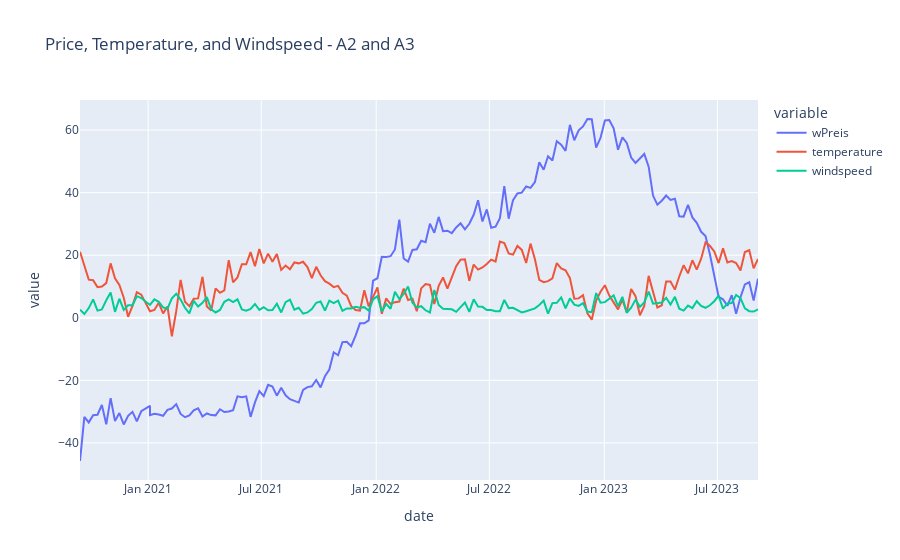

The code cell stored with this chart in its notebook:
### Code cell
# Convert columns to numeric type (handling any non-numeric values)
df_A2A3[['wPreis', 'temperature', 'windspeed']] = df_A2A3[['wPreis', 'temperature', 'windspeed']].apply(pd.to_numeric, errors='coerce')

# Create a line plot
fig = px.line(df_A2A3, x='date', y=['wPreis', 'temperature', 'windspeed'],
              title='Price, Temperature, and Windspeed - A2 and A3')

# Show the plot
fig.show()

### Figure 1 — Plotly figure (JSON) as saved in the notebook; plotly's stock layout.template omitted (floating-point values rounded to 4 significant figures; data arrays with more than 128 entries replaced by an {"elided": "..."} marker saying what was removed)
{"data": [{"hovertemplate": "variable=wPreis<br>date=%{x}<br>value=%{y}<extra></extra>", "legendgroup": "wPreis", "line": {"color": "#636efa", "dash": "solid"}, "marker": {"symbol": "circle"}, "mode": "lines", "name": "wPreis", "orientation": "v", "showlegend": true, "type": "scatter", "x": {"elided": "156 str values"}, "xaxis": "x", "y": {"elided": "156 float values"}, "yaxis": "y"}, {"hovertemplate": "variable=temperature<br>date=%{x}<br>value=%{y}<extra></extra>", "legendgroup": "temperature", "line": {"color": "#EF553B", "dash": "solid"}, "marker": {"symbol": "circle"}, "mode": "lines", "name": "temperature", "orientation": "v", "showlegend": true, "type": "scatter", "x": {"elided": "156 str values"}, "xaxis": "x", "y": {"elided": "156 float values"}, "yaxis": "y"}, {"hovertemplate": "variable=windspeed<br>date=%{x}<br>value=%{y}<extra></extra>", "legendgroup": "windspeed", "line": {"color": "#00cc96", "dash": "solid"}, "marker": {"symbol": "circle"}, "mode": "lines", "name": "windspeed", "orientation": "v", "showlegend": true, "type": "scatter", "x": {"elided": "156 str values"}, "xaxis": "x", "y": {"elided": "156 float values"}, "yaxis": "y"}], "layout": {"legend": {"title": {"text": "variable"}, "tracegroupgap": 0}, "title": {"text": "Price, Temperature, and Windspeed - A2 and A3"}, "xaxis": {"anchor": "y", "domain": [0, 1], "title": {"text": "date"}}, "yaxis": {"anchor": "x", "domain": [0, 1], "title": {"text": "value"}}}}
